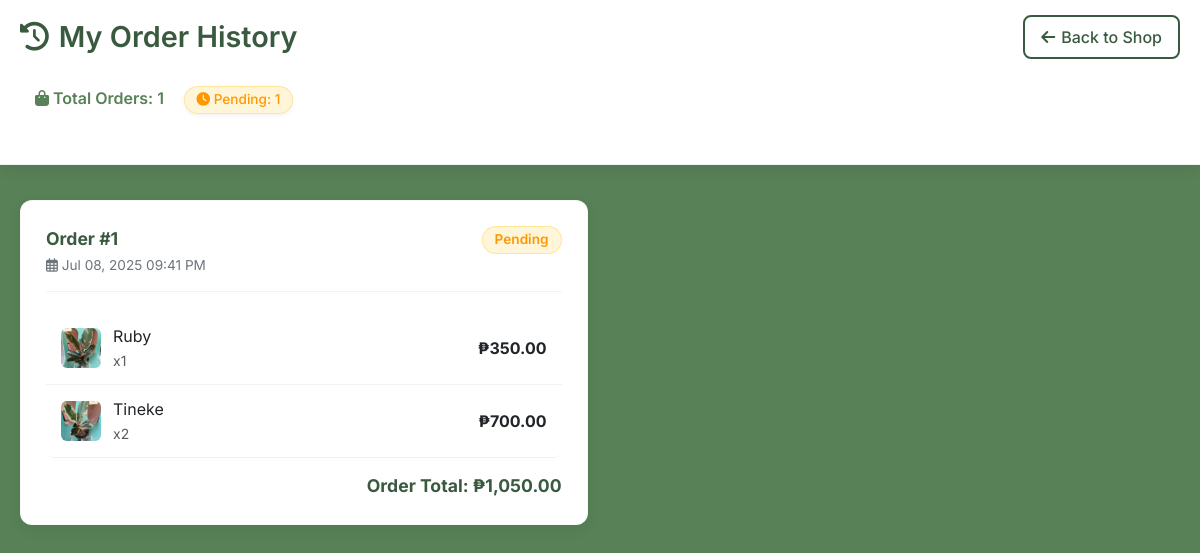
/Main/php/order_history.php (signed in), run on the app's committed database.
### tables this page shows
CREATE TABLE `orders` (
  `order_id` int(11) NOT NULL,
  `customer_name` varchar(255) DEFAULT NULL,
  `total_amount` float NOT NULL,
  `order_date` datetime DEFAULT current_timestamp(),
  `status` enum('Pending','On the Way','Delivered','Rejected') DEFAULT 'Pending'
);

CREATE TABLE `order_items` (
  `order_item_id` int(11) NOT NULL,
  `order_id` int(11) NOT NULL,
  `product_id` int(11) NOT NULL,
  `quantity` int(11) NOT NULL,
  `price` float NOT NULL
);

CREATE TABLE `products` (
  `product_id` int(11) NOT NULL,
  `product_name` varchar(250) NOT NULL,
  `product_image` varchar(255) NOT NULL,
  `product_price` float NOT NULL,
  `product_availability` tinyint(1) NOT NULL DEFAULT 1,
  `product_quantity` int(11) NOT NULL,
  `created_at` timestamp NOT NULL DEFAULT current_timestamp()
);

### Main/php/order_history.php (the view, shortened to what this page needs)
<?php
include("database.php");
$userId = $_SESSION['user_id'];
$userQuery = mysqli_query($con, "SELECT fname, lname FROM users WHERE id = $userId");
$user = mysqli_fetch_assoc($userQuery);
$customerName = $user['fname'] . ' ' . $user['lname'];
$totalOrdersQuery = mysqli_query($con, "SELECT COUNT(*) as total FROM orders WHERE customer_name = '$customerName'");
$totalOrders = mysqli_fetch_assoc($totalOrdersQuery)['total'];
$statusCountQuery = mysqli_query($con, "
    SELECT status, COUNT(*) as count
    FROM orders
    WHERE customer_name = '$customerName'
    GROUP BY status
");
$statusCounts = [];
while ($row = mysqli_fetch_assoc($statusCountQuery)) {
    $statusCounts[$row['status']] = $row['count'];
}
$orders = mysqli_query($con, "SELECT *, tentative_ship_datetime, adjustment_reason FROM orders WHERE customer_name = '$customerName' ORDER BY order_date DESC");
?>
<!DOCTYPE html>
<html lang="en">
<head>
  <link rel="stylesheet" href="https://cdn.jsdelivr.net/npm/bootstrap@5.3.0/dist/css/bootstrap.min.css"/>
  <link rel="stylesheet" href="https://cdnjs.cloudflare.com/ajax/libs/font-awesome/6.4.0/css/all.min.css"/>
</head>
<body>
<div class="sticky-header">
  <div class="sticky-header-content">
    <div class="page-header">
      <h2><i class="fas fa-history"></i> My Order History</h2>
      <a href="catalogue.php" class="btn btn-outline-success">
        <i class="fas fa-arrow-left"></i> Back to Shop
      </a>
    </div>
    <div class="order-stats">
      <span class="total-orders"><i class="fas fa-shopping-bag"></i> Total Orders: <?php echo $totalOrders; ?></span>
      <?php
      $statusLabels = [
        'Pending' => 'badge-pending',
        'On the Way' => 'badge-ontheway',
        'Delivered' => 'badge-delivered',
        'Rejected' => 'badge-rejected'
      ];
      foreach ($statusLabels as $status => $badgeClass):
        $count = $statusCounts[$status] ?? 0;
        if ($count > 0): ?>
          <span class="stat-badge badge <?php echo $badgeClass; ?>">
            <i class="fas fa-<?php
              if ($status === 'Pending') echo 'clock';
              elseif ($status === 'On the Way') echo 'truck';
              elseif ($status === 'Delivered') echo 'check-circle';
              else echo 'times-circle';
            ?>"></i> <?php echo "$status: $count"; ?>
          </span>
        <?php endif;
      endforeach; ?>
    </div>
  </div>
</div>
<div class="container">
  <div class="orders-container">
    <?php if (mysqli_num_rows($orders) === 0): ?>
      <div class="empty-state">
        <i class="fas fa-box-open"></i>
        <h3>No Orders Yet</h3>
        <p>You haven't placed any orders yet. Start shopping to see your order history here.</p>
        <a href="catalogue.php" class="btn btn-success mt-3">
          <i class="fas fa-shopping-cart"></i> Browse Products
        </a>
      </div>
    <?php else: ?>
      <?php while ($order = mysqli_fetch_assoc($orders)): ?>
        <div class="order-box">
          <div class="order-header">
            <div>
              <div class="order-id">Order #<?php echo $order['order_id']; ?></div>
              <div class="order-date">
                <i class="far fa-calendar-alt"></i> <?php echo date("M d, Y h:i A", strtotime($order['order_date'])); ?>
              </div>
            </div>
            <div>
              <div class="order-status badge
                  <?php
                    if ($order['status'] === 'Pending') echo 'badge-pending';
                    elseif ($order['status'] === 'On the Way') echo 'badge-ontheway';
                    elseif ($order['status'] === 'Delivered') echo 'badge-delivered';
                    elseif ($order['status'] === 'Rejected') echo 'badge-rejected';
                  ?>">
                <?php echo $order['status']; ?>
              </div>
            </div>
          </div>
          <div>
            <ul class="list-group">
              <?php
                $orderId = $order['order_id'];
                $items = mysqli_query($con, "
                  SELECT oi.*, p.product_name, p.product_image
                  FROM order_items oi
                  JOIN products p ON oi.product_id = p.product_id
                  WHERE oi.order_id = $orderId
                ");
                while ($item = mysqli_fetch_assoc($items)) {
                  echo "<li class='list-group-item'>
                          <div class='d-flex align-items-center'>
                            <img src='../../images/{$item['product_image']}' alt='{$item['product_name']}' style='width: 40px; height: 40px; object-fit: cover; border-radius: 6px; margin-right: 12px;'>
                            <div>
                              <div>{$item['product_name']}</div>
                              <small class='text-muted'>x{$item['quantity']}</small>
                            </div>
                          </div>
                          <span class='fw-bold'>₱" . number_format($item['price'] * $item['quantity'], 2) . "</span>
                        </li>";
                }
              ?>
            </ul>
            <div class="text-end order-total">
              Order Total: ₱<?php echo number_format($order['total_amount'], 2); ?>
            </div>
          </div>
        </div>
      <?php endwhile; ?>
    <?php endif; ?>
  </div>
</div>
</body>
</html>

### Main/php/order_history.php (style rules this page uses)
:root { --primary-color: #3a5a40; --secondary-color: #588157; --accent-color: #a3b18a; --light-bg: #f8f9fa; --dark-text: #212529; }
body { background-color: #588157; font-family: 'Inter', sans-serif; color: var(--dark-text); padding-top: 180px; min-height: 100vh; }
.container { max-width: 1200px; margin: 0 auto; padding: 0 20px; }
.sticky-header { position: fixed; top: 0; left: 0; right: 0; background: white; z-index: 1000; padding: 15px 0; box-shadow: 0 4px 12px rgba(0,0,0,0.08); border-bottom: 1px solid rgba(0,0,0,0.05); }
.sticky-header-content { max-width: 1200px; margin: 0 auto; padding: 0 20px; }
.page-header { display: flex; justify-content: space-between; align-items: center; margin-bottom: 15px; }
h2 { margin: 0; font-size: 1.8rem; font-weight: 600; color: var(--primary-color); display: flex; align-items: center; gap: 10px; }
.btn-outline-success { border: 2px solid var(--primary-color); color: var(--primary-color); font-weight: 500; padding: 8px 16px; border-radius: 8px; transition: all 0.3s ease; display: flex; align-items: center; gap: 6px; }
.order-stats { background: rgba(255,255,255,0.8); padding: 12px 15px; border-radius: 10px; margin-bottom: 15px; backdrop-filter: blur(5px); }
.total-orders { font-weight: 600; margin-right: 15px; color: var(--secondary-color); }
.stat-badge { font-size: 0.85rem; padding: 6px 12px; margin-right: 8px; margin-bottom: 8px; font-weight: 500; border-radius: 20px; box-shadow: 0 2px 4px rgba(0,0,0,0.05); }
.badge-pending { background-color: rgba(255, 193, 7, 0.15); color: #ff9800; border: 1px solid rgba(255, 193, 7, 0.3); }
.orders-container { display: grid; grid-template-columns: repeat(auto-fill, minmax(450px, 1fr)); gap: 25px; margin-top: 20px; }
.order-box { background: white; border-radius: 12px; padding: 25px; box-shadow: 0 5px 15px rgba(0,0,0,0.05); transition: transform 0.3s ease, box-shadow 0.3s ease; border: 1px solid rgba(0,0,0,0.03); }
.order-header { display: flex; justify-content: space-between; align-items: flex-start; margin-bottom: 20px; padding-bottom: 15px; border-bottom: 1px solid rgba(0,0,0,0.05); }
.order-id { font-weight: 700; color: var(--primary-color); font-size: 1.1rem; }
.order-date { font-size: 0.85rem; color: #6c757d; margin-top: 3px; }
.order-status { font-weight: 600; padding: 6px 12px; border-radius: 20px; font-size: 0.85rem; }
.list-group { border-radius: 8px; overflow: hidden; }
.list-group-item { display: flex; justify-content: space-between; align-items: center; padding: 12px 15px; border: none; border-bottom: 1px solid rgba(0,0,0,0.05); transition: background-color 0.2s ease; }
.order-total { font-weight: 700; font-size: 1.1rem; color: var(--primary-color); margin-top: 15px; }

### data on the page
orders: order_id "1", order_date "Jul 08, 2025 09:41 PM", status "Pending", total_amount "1,050.00"
order_items: product.product_image (picture), product.product_name "Ruby", quantity "1", $item['price'] * $item['quantity'] "350.00"
order_items: product.product_image (picture), product.product_name "Tineke", quantity "2", $item['price'] * $item['quantity'] "700.00"

### other printed values
$totalOrders "1"
$status "Pending"
$count "1"
